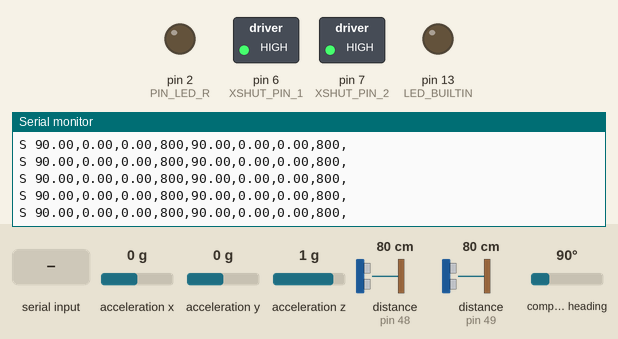
Recording of a sketch running on a simulated Arduino Mega 2560, built with avr-gcc and run on an emulated ATmega2560. Shown: switched loads named in the sketch (green lamp = pin HIGH), output pins drawn as LEDs (lit = HIGH), the last lines printed to the serial monitor. The test bench sets the inputs (shaded band); at power-on: acceleration x 0 g, distance to the obstacle (sensors on pin 48, pin 49) 80 cm, acceleration z 1 g, acceleration y 0 g, compass heading 90°.

Above: at 2.0 s.
2.1 s: acceleration x set to -1.4 g
At 2.17 s:
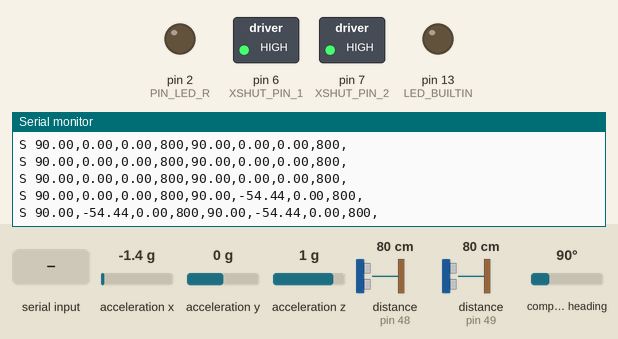
5.1 s: "i90\n" received over Serial
8.1 s: distance to the obstacle (sensor on pin 48) set to 120 cm
At 8.13 s:
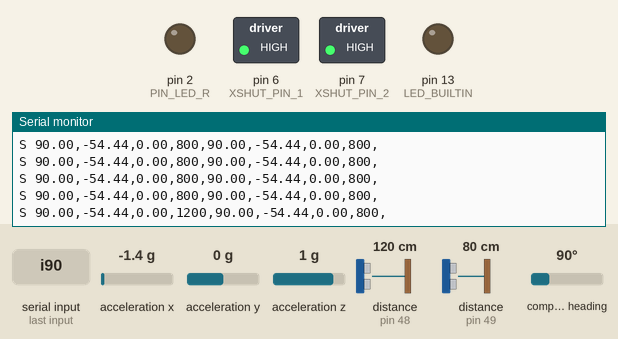
11.1 s: acceleration z set to -1.4 g
At 11.16 s:
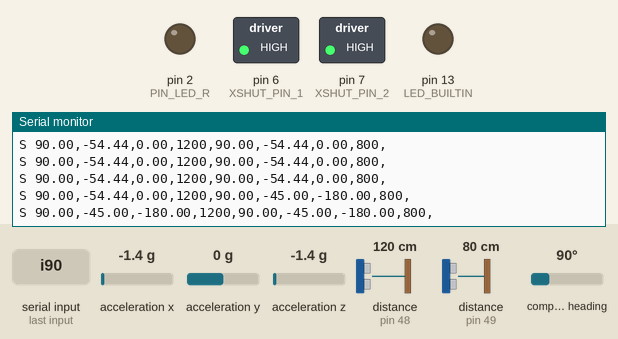
14.1 s: byte 77 ('M') received over Serial
Timing chart, 0 to 17.1 s (numbered marks = the images above; inputs shaded):
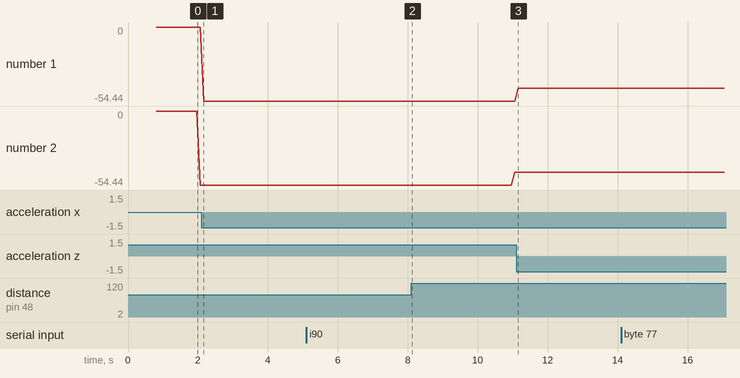

The sketch:

peter.ino
```cpp
#include <Arduino.h>
#include "Config.h"
#include "Sensor.h"

#define XSHUT_PIN_1 6
#define XSHUT_PIN_2 7

modes State = S_NORMAL;
uint8_t real_robot = 1;
SensorBNO055 sensor1;
SensorVL53L0X sensor2;
SensorBNO055_alt sensor3;
SensorVL53L0X_alt sensor4;
Sensor* misSensores[] =
{
    &sensor1,
    &sensor2,
    &sensor3,
    &sensor4
};

void setup() {
  Serial.begin(115200);
  delay(100); // Dar tiempo al puerto Serie para estabilizarse

  // 1. PRIMERO: Iniciar bus I2C antes de configurar cualquier sensor
  Wire.begin();
  Serial.print("asdfadsf");

  pinMode(EMRGY_PIN, INPUT_PULLUP);
  pinMode(XSHUT_PIN_1, OUTPUT);
  pinMode(XSHUT_PIN_2, OUTPUT);

  // Apagamos los VL53L0X para reiniciar sus direcciones I2C
  digitalWrite(XSHUT_PIN_1, LOW);
  digitalWrite(XSHUT_PIN_2, LOW);
  delay(100);

  Serial.println("Hola");

  Serial.println("Adiós");

  // Encender primer VL53L0X y darle tiempo a arrancar
  digitalWrite(XSHUT_PIN_1, HIGH);
  delay(300);
  ((SensorVL53L0X*)misSensores[1])->begin();

  // Encender segundo VL53L0X
  digitalWrite(XSHUT_PIN_2, HIGH);
  delay(300);
  ((SensorVL53L0X_alt*)misSensores[3])->begin();

  // Iniciar BNO055
  misSensores[0]->begin();
  misSensores[2]->begin();

  pinMode(LED_BUILTIN, OUTPUT);
  pinMode(2, OUTPUT);
  digitalWrite(LED_BUILTIN, LOW);

  State = S_NORMAL;
  Serial.println("PETER está listo");
}

void loop() {

  if (real_robot) {
    Serial.print("S ");
    for (uint8_t i = 0; i < NUM_SENSORES; i++) {
      if (misSensores[i] != nullptr) misSensores[i]->measure();
    }
    Serial.println();
  }

  if (Serial.available() > 0) {
    char op = Serial.read();
    uint8_t num_valv;
    uint16_t x;

    switch (op) {
      case 'i':
        real_robot = Serial.parseInt();
        Serial.println("Working mode changed");
        break;

      case 'M': {
        String input = Serial.readStringUntil('\n');
        input.trim();

        if (real_robot) {
          Serial.print("S ");
          for (uint8_t i = 0; i < NUM_SENSORES; i++) {
            if (misSensores[i] != nullptr) misSensores[i]->measure();
          }
          Serial.println();
        }
        break;
      }
    }
  }

  delay(5);
}
```

Pinout.h
```cpp
//En este fichero estarán definidos todos los pines de E/S

#ifndef _PINOUT_H_
#define _PINOUT_H_

#include "Config.h"
#define NUM_VALVULAS 9

// ############# Valvulas #################

// valvulas 3/2

    const uint8_t PIN_32_ARRAY[NUM_VALVULAS] =
    {
        25, // 1
        34, // 2
        32, // 3
        24,  // 4
        26,  // 5
        30,  // 6
        36,  // 7
        22,  // 8
        28   // 9
    };


// valvulas 2/2

    const uint8_t PIN_22_ARRAY[NUM_VALVULAS] =
    {
        23, // 0
        35, // 1
        41, // 2
        29, // 3
        27, // 4
        39, // 5
        37, // 6
        33, // 7
        31 // 8
    };

    const uint8_t EMRGY_PIN = 9;
    const uint8_t LED_PIN = 0;

    const uint8_t PIN_LED_R = 2;
    const uint8_t PIN_LED_G = 3;
    const uint8_t PIN_LED_B = 4;


#endif // _PINOUT_H_
```

Sensor.cpp
```cpp
#include "Sensor.h"

Sensor::Sensor() {}

// ==================== BNO055 (0x28) ====================
SensorBNO055::SensorBNO055() : Sensor() {}

void SensorBNO055::begin() {
    if (!bno.begin(0x28)) {
        Serial.println("Error BNO055 (0x28)");
    } else {
        bno.setExtCrystalUse(true);
    }
}

void SensorBNO055::measure() {
    sensors_event_t orientationData;
    bno.getEvent(&orientationData, Adafruit_BNO055::VECTOR_EULER);
    Serial.print(orientationData.orientation.x); Serial.print(",");
    Serial.print(orientationData.orientation.y); Serial.print(",");
    Serial.print(orientationData.orientation.z); Serial.print(",");
    delay(5);
}

// ==================== VL53L0X_1 (0x30) ====================
SensorVL53L0X::SensorVL53L0X() : Sensor() {}

void SensorVL53L0X::begin() {
    // Intentamos iniciar en la dirección base 0x29 y cambiar a 0x30
    if (!lox.begin(0x30, false)) {
        Serial.println("Error iniciando VL53L0X (0x30)");
    } else {
        Serial.println("VL53L0X (0x30) OK!");
    }
}

void SensorVL53L0X::measure() {
    VL53L0X_RangingMeasurementData_t measure;
    lox.rangingTest(&measure, false);
    if (measure.RangeStatus != 4) {
        Serial.print(measure.RangeMilliMeter);
    } else {
        Serial.print("8191");
    }
    Serial.print(",");
    delay(5);
}

// ==================== BNO055_alt (0x29) ====================
SensorBNO055_alt::SensorBNO055_alt() : Sensor() {}

void SensorBNO055_alt::begin() {
    if (!bno.begin(0x29)) {
        Serial.println("Error BNO055 Alt (0x29)");
    } else {
        bno.setExtCrystalUse(true);
    }
}

void SensorBNO055_alt::measure() {
    sensors_event_t orientationData;
    bno.getEvent(&orientationData, Adafruit_BNO055::VECTOR_EULER);
    Serial.print(orientationData.orientation.x); Serial.print(",");
    Serial.print(orientationData.orientation.y); Serial.print(",");
    Serial.print(orientationData.orientation.z); Serial.print(",");
    delay(5);
}

// ==================== VL53L0X_2 (0x31) ====================
SensorVL53L0X_alt::SensorVL53L0X_alt() : Sensor() {}

void SensorVL53L0X_alt::begin() {
    if (!lox.begin(0x31, false)) {
        Serial.println("Error iniciando VL53L0X_alt (0x31)");
    } else {
        Serial.println("VL53L0X_alt (0x31) OK!");
    }
}

void SensorVL53L0X_alt::measure() {
    VL53L0X_RangingMeasurementData_t measure;
    lox.rangingTest(&measure, false);
    if (measure.RangeStatus != 4) {
        Serial.print(measure.RangeMilliMeter);
    } else {
        Serial.print("8191");
    }
    Serial.print(",");
    delay(5);
}
```

Sensor.h
```cpp
// Sensor.h
#ifndef SENSOR_H
#define SENSOR_H

#include <Adafruit_BNO055.h>
#include <Adafruit_VL53L0X.h>
#include <Wire.h>

class Sensor {
public:
    Sensor();
    virtual void begin();
    virtual void measure();
};

class SensorBNO055 : public Sensor {
public:
    SensorBNO055();
    void begin();
    void measure();
private:
    Adafruit_BNO055 bno = Adafruit_BNO055(55, 0x28, &Wire);
};

class SensorVL53L0X : public Sensor {
public:
    SensorVL53L0X();
    void begin();
    void measure();
private:
    Adafruit_VL53L0X lox = Adafruit_VL53L0X();
};

class SensorBNO055_alt : public Sensor {
public:
    SensorBNO055_alt();
    void begin();
    void measure();
private:
    Adafruit_BNO055 bno = Adafruit_BNO055(56, 0x29, &Wire);
};

class SensorVL53L0X_alt : public Sensor {
public:
    SensorVL53L0X_alt();
    void begin();
    void measure();
private:
    Adafruit_VL53L0X lox = Adafruit_VL53L0X();
};

#endif
```

SerialCommunication.cpp
```cpp
#include "SerialCommunication.h"

void SerialCommunication_publish_int(int* data, uint8_t nArg)
{
    if(Serial.available() > 0)
    {
        for (int i = 0; i < nArg; i++)
        {
            Serial.println(data[i]);
        }
    }
}

char SerialCommunication_getMode()
{
    if(Serial.available() > 0)
    {
        return Serial.read();
    }
    else
    {
        return 'f';
    }
}

void SerialCommunication_receive_int(int* data, uint8_t nArg)
{
    if(Serial.available() > 0)
    {
        for (int i = 0; i < nArg; i++)
        {
            data[i] = Serial.parseInt(SKIP_WHITESPACE);
        }
    }
}
```

SerialCommunication.h
```cpp
#ifndef _SERIALCOMMUNICATION_H_
#define _SERIALCOMMUNICATION_H_

#include "Config.h"

void SerialCommunication_publish_int(int* data, uint8_t nArg);

void SerialCommunication_receive_int(int* data, uint8_t nArg);
char SerialCommunication_getMode();


#endif // _SERIALCOMMUNICATION_H_
```

Config.h
```cpp
/*
  Program constants, type definitions...

  Jorge F. García-Samartín
  www.gsamartin.es
  2024-11-18
*/

#ifndef _CONFIG_H_
#define _CONFIG_H_

#include <Arduino.h>
#include <Wire.h>
#include <SPI.h>
#include <Adafruit_Sensor.h>
#include <Adafruit_BNO055.h>
#include <utility/imumaths.h>
#include "Pinout.h"
#include "SerialCommunication.h"

// 2 IMU 2 TOF
#define NUM_SENSORES 4
#define NUM_VALVULAS 9
#define P_V_RATIO 5

#define SCREEN_WIDTH 128 // OLED display width, in pixels
#define SCREEN_HEIGHT 64 // OLED display height, in pixels
#define SCREEN_ADDRESS 0x3C // OLED I2C address
#define OLED_RESET -1 // Reset pin # (or -1 if sharing Arduino reset pin)

enum modes
{
    S_NORMAL,
    S_ERROR_STOPAUTO,
    S_ERROR_EMERGENCY_STOP
};

const uint8_t LED_MAXV_R = 180;
const uint8_t LED_MAXV_G = 255;
const uint8_t LED_MAXV_B = 180;

#endif // _CONFIG_H_
```

Measured:
- after the input at 2.1 s, the serial monitor: prints a new line after 0.07 s (image 1)
- after the input at 8.1 s, the serial monitor: prints a new line at once (image 2)
- after the input at 11.1 s, the serial monitor: prints a new line after 0.06 s (image 3)
- plotted number 1: 0 → -54.44 after the input at 2.1 s, -54.44 → -45 after the input at 11.1 s
- plotted number 2: -54.44 → -45 after the input at 8.1 s
